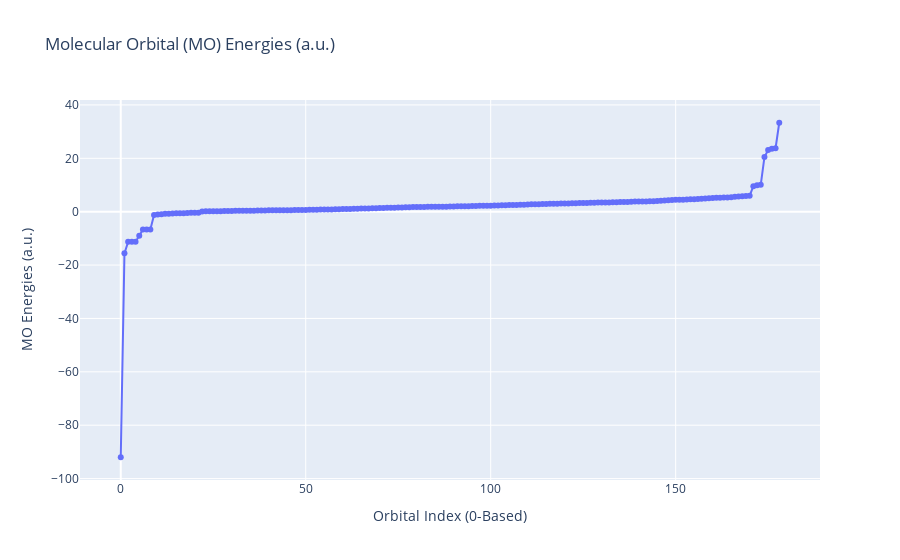

Notebook source saved alongside this figure:
### Code cell
# Plot the MO Energies (i.e. eigenvalues of the Fock matrix)
fig = px.line(y=mf.mo_energy, markers=True, title="Molecular Orbital (MO) Energies (a.u.)")# crée un objet fig qui représente le graphique à l'aide de la fonction px.line() de la bibliothèque Plotly Express
                                                                                           # markers=True : ajoute des marqueurs pour chaque point de données sur le graphique.  
fig.update_layout(xaxis_title="Orbital Index (0-Based)", yaxis_title="MO Energies (a.u.)")
fig.show()

### Figure 1 — Plotly figure (JSON) as saved in the notebook; plotly's stock layout.template omitted (floating-point values rounded to 4 significant figures; data arrays with more than 128 entries replaced by an {"elided": "..."} marker saying what was removed)
{"data": [{"hovertemplate": "x=%{x}<br>y=%{y}<extra></extra>", "legendgroup": "", "line": {"color": "#636efa", "dash": "solid"}, "marker": {"symbol": "circle"}, "mode": "markers+lines", "name": "", "orientation": "v", "showlegend": false, "type": "scatter", "x": {"elided": "179 int values"}, "xaxis": "x", "y": {"elided": "179 float values"}, "yaxis": "y"}], "layout": {"legend": {"tracegroupgap": 0}, "title": {"text": "Molecular Orbital (MO) Energies (a.u.)"}, "xaxis": {"anchor": "y", "domain": [0, 1], "title": {"text": "Orbital Index (0-Based)"}}, "yaxis": {"anchor": "x", "domain": [0, 1], "title": {"text": "MO Energies (a.u.)"}}}}
